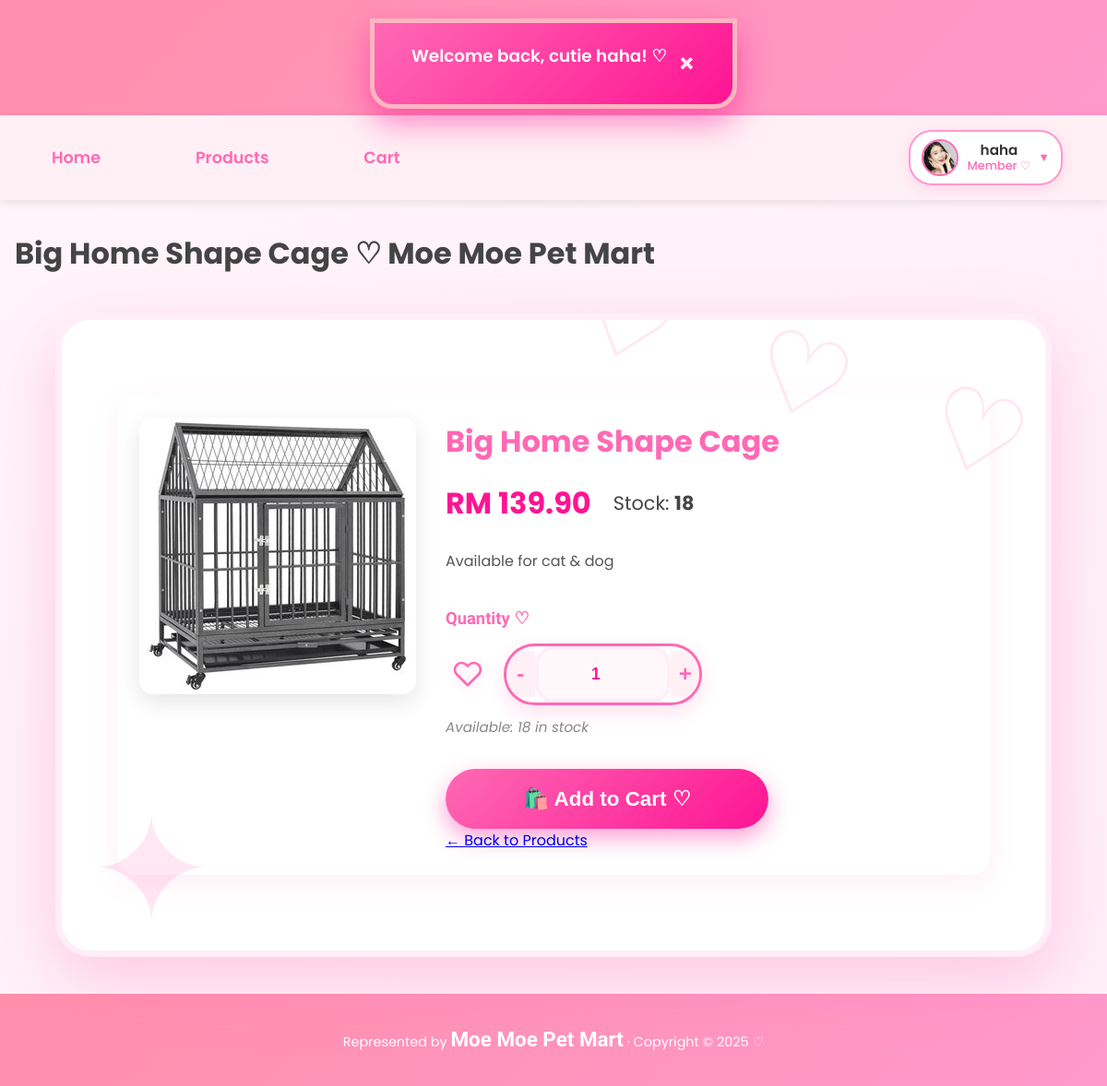
Page /member/product_detail.php?id=89 (signed in) on the earlier database version.
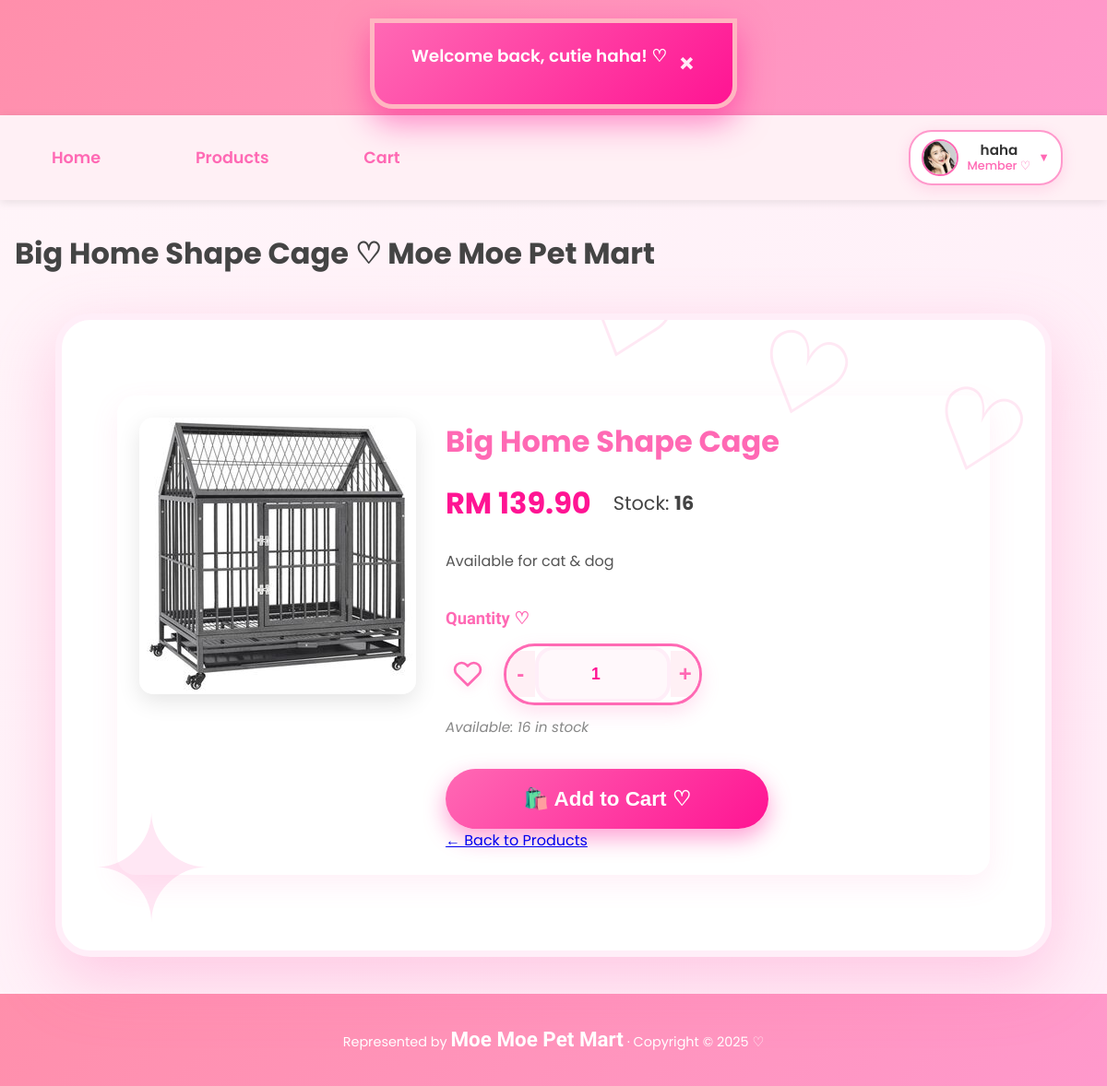
Same page on the later database version.
### tables this page shows
CREATE TABLE `product` (
  `product_id` int(11) NOT NULL,
  `product_code` varchar(20) NOT NULL,
  `product_name` varchar(200) NOT NULL,
  `description` text DEFAULT NULL,
  `price` decimal(10,2) NOT NULL,
  `stock_quantity` int(11) DEFAULT 0,
  `category_id` int(11) NOT NULL,
  `is_active` tinyint(1) DEFAULT 1,
  `created_at` datetime DEFAULT current_timestamp(),
  `updated_at` datetime DEFAULT current_timestamp() ON UPDATE current_timestamp(),
  `photo_name` varchar(255) NOT NULL
);

### _base.php (called while the page is built, shortened)
<?php
function temp($key, $value = null) {
    if ($value !== null) {
        $_SESSION["temp_$key"] = $value;
    }
    else {
        $value = $_SESSION["temp_$key"] ?? null;
        return $value;
    }
}
function encode($value) {
    return htmlentities($value);
}
?>

### member/product_detail.php (the view, shortened to what the changed rows need)
<?php
require '../_base.php';
$id = get('id');
$stm = $_db->prepare("SELECT p.*, c.category_name
                     FROM product p
                     JOIN category c ON p.category_id = c.category_id
                     WHERE p.product_id = ? AND p.is_active = 1");
$stm->execute([$id]);
$product = $stm->fetch();
$is_favorited = false;
if (is_login() && user_role() === 'member') {
    global $_db;
    $user_id = current_user()->id;
    $stm = $_db->prepare("SELECT favorite_id FROM favorites WHERE user_id = ? AND product_id = ?");
    $stm->execute([$user_id, $id]);
    $is_favorited = (bool)$stm->fetch();
}
$_title = encode($product->product_name) . ' ♡ Moe Moe Pet Mart';
include '../_head.php';
?>
<div class="container">
    <div class="product-detail-shopee">
        <div class="product-image">
            <?php if ($product->photo_name): ?>
                <img src="/admin/uploads/products/<?= encode($product->photo_name) ?>"
                     alt="<?= encode($product->product_name) ?>">
            <?php else: ?>
                <div class="no-image">No Image ♡</div>
            <?php endif; ?>
        </div>
        <div class="product-info">
            <h1><?= encode($product->product_name) ?></h1>
            <div class="price-stock">
                <div class="price">RM <?= number_format($product->price, 2) ?></div>
                <div class="stock">Stock: <strong><?= $product->stock_quantity ?></strong></div>
            </div>
            <?php if ($product->description): ?>
                <div class="description">
                    <?= nl2br(encode($product->description)) ?>
                </div>
            <?php endif; ?>
        <?php if ($product->stock_quantity > 0): ?>
    <div class="quantity-section">
        <label class="quantity-label">Quantity ♡</label>
        <div class="quantity-and-favorite">
            <button class="btn-favorite-small <?= $is_favorited ? 'favorited' : '' ?>"
                    data-id="<?= $product->product_id ?>"
                    title="<?= $is_favorited ? 'Already in Favorites ♡' : 'Add to Favorites ♡' ?>">
                <svg xmlns="http://www.w3.org/2000/svg" width="36" height="36" viewBox="0 0 24 24"
                     fill="<?= $is_favorited ? '#ff69b4' : 'none' ?>"
                     stroke="#ff69b4" stroke-width="2" stroke-linecap="round" stroke-linejoin="round">
                    <path d="M20.84 4.61a5.5 5.5 0 0 0-7.78 0L12 5.67l-1.06-1.06a5.5 5.5 0 0 0-7.78 7.78l1.06 1.06L12 21.23l7.78-7.78 1.06-1.06a5.5 5.5 0 0 0 0-7.78z"></path>
                </svg>
            </button>
            <div class="quantity-controls">
                <button type="button" class="qty-btn qty-minus">-</button>
                <input type="number" class="qty-input" value="1" min="1" max="<?= $product->stock_quantity ?>">
                <button type="button" class="qty-btn qty-plus">+</button>
            </div>
        </div>
        <span class="stock-info">Available: <?= $product->stock_quantity ?> in stock</span>
    </div>
    <button class="btn-add-to-cart-premium"
            data-id="<?= $product->product_id ?>"
            data-name="<?= encode($product->product_name) ?>"
            data-price="<?= $product->price ?>"
            data-max="<?= $product->stock_quantity ?>">
        🛍️ Add to Cart ♡
    </button>
<?php else: ?>
    <div class="out-of-stock-premium">Out of Stock 😿</div>
<?php endif; ?>
            <div class="back-link">
                <a href="products.php">← Back to Products</a>
            </div>
        </div>
    </div>
</div>
<?php include '../_foot.php'; ?>

### _head.php (shortened to what the changed rows need)
<?php
    require_once '_base.php';
?>
<!DOCTYPE html>
<html lang="en">
<head>
    <link rel="stylesheet" href="/css/app.css">
    <link rel="stylesheet" href="https://unpkg.com/dropzone@5/dist/min/dropzone.min.css">
</head>
<body data-flash="<?= encode(temp('info')) ?>">
    <header>
        <h1><a href="/">MoeMoepet Mart</a></h1>
    </header>
    <main>
        <h1><?= $_title ?? 'Untitled' ?></h1>

Differences in the rows shown:
changed product "Big Home Shape Cage ♡ Moe Moe Pet Mart": stock_quantity "18" → "16"
